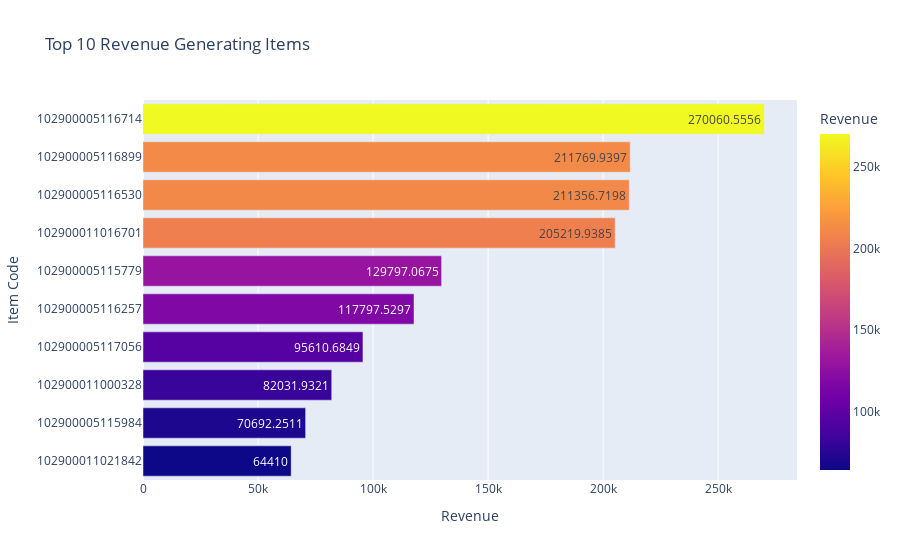

Notebook code cell kept with this figure:
### Markdown cell above
### 3.3 Top 10 Products Analysis
Interactive bar chart of top performers.

### Code cell
top_items = sales_df.groupby('Item Code')['Revenue'].sum().sort_values(ascending=False).head(10).reset_index()
top_items['Item Code'] = top_items['Item Code'].astype(str) # Convert to string for categorical plotting

fig = px.bar(top_items, x='Revenue', y='Item Code', orientation='h', 
             title='Top 10 Revenue Generating Items',
             text='Revenue', color='Revenue')
fig.update_layout(yaxis={'categoryorder':'total ascending'})
fig.show()

### Figure 1 — Plotly figure (JSON) as saved in the notebook; plotly's stock layout.template omitted (floating-point values rounded to 4 significant figures)
{"data": [{"hovertemplate": "Revenue=%{marker.color}<br>Item Code=%{y}<extra></extra>", "legendgroup": "", "marker": {"color": [270100.0, 211800.0, 211400.0, 205200.0, 129800.0, 117800.0, 95610.0, 82030.0, 70690.0, 64410.0], "coloraxis": "coloraxis", "pattern": {"shape": ""}}, "name": "", "orientation": "h", "showlegend": false, "text": [270100.0, 211800.0, 211400.0, 205200.0, 129800.0, 117800.0, 95610.0, 82030.0, 70690.0, 64410.0], "textposition": "auto", "type": "bar", "x": [270100.0, 211800.0, 211400.0, 205200.0, 129800.0, 117800.0, 95610.0, 82030.0, 70690.0, 64410.0], "xaxis": "x", "y": ["102900005116714", "102900005116899", "102900005116530", "102900011016701", "102900005115779", "102900005116257", "102900005117056", "102900011000328", "102900005115984", "102900011021842"], "yaxis": "y"}], "layout": {"barmode": "relative", "coloraxis": {"colorbar": {"title": {"text": "Revenue"}}, "colorscale": [[0, "#0d0887"], [0.1111, "#46039f"], [0.2222, "#7201a8"], [0.3333, "#9c179e"], [0.4444, "#bd3786"], [0.5556, "#d8576b"], [0.6667, "#ed7953"], [0.7778, "#fb9f3a"], [0.8889, "#fdca26"], [1, "#f0f921"]]}, "legend": {"tracegroupgap": 0}, "title": {"text": "Top 10 Revenue Generating Items"}, "xaxis": {"anchor": "y", "domain": [0, 1], "title": {"text": "Revenue"}}, "yaxis": {"anchor": "x", "categoryorder": "total ascending", "domain": [0, 1], "title": {"text": "Item Code"}}}}
